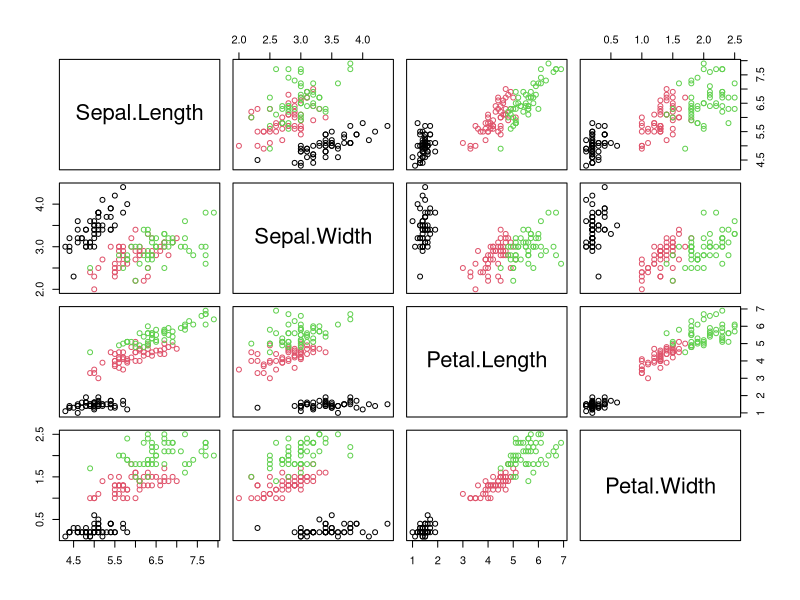
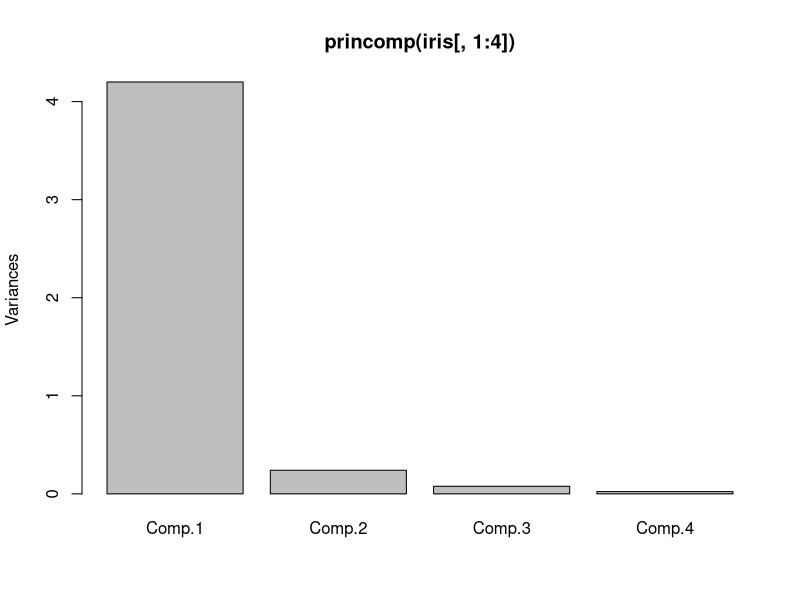
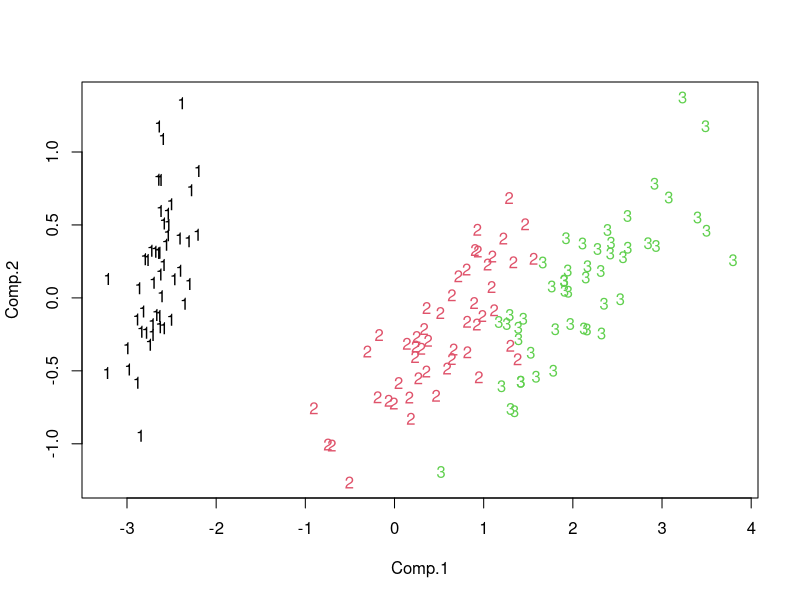

These charts were generated, in order, by the following R code:

data(iris)
head(iris)

## Base de datos la trae R, solo hay que “llamarla” son una muestra de 3 especies de iris y 4 variables 

## gráficos de dispersión para revisar que estén correlacionados los datos y distinguir cada especie
pairs(iris[,1:4],col=as.numeric(iris$Species) ) 
iris


###observar las varianzas  y las correlaciones más grandes
cor(iris[,1:4])
var( iris[,1:4])


## con esta instrucción generan los componentes, lo primero que muestra son los “lamdas”, los valores propios
princomp(iris[,1:4])


### princomp(iris[,1:4],cor=T) 
##  en caso de tener que usar la matriz de correlación. Se usa la matriz de correlación cuando las magnitudes de la variables son diferentes, por ejemplo una variable puede manejar por centajes y la otra puede ser el tamaño de población, lo pueden observer cuando tenemos valores de covarianza muy “grandes”
# tabla de análisis arrojado por R. Ahí viene la proporción de varianza explicada
summary(princomp(iris[,1:4]))


# la siguiente instrucción da el “peso” que tiene cada variable en cada componente 
prcomp(iris[,1:4])


# la siguiente instrucción es para ver gráficamente cada valor propio (revisen para que les sirve)
screeplot(princomp(iris[,1:4]))


# a continuación se muestra la transformación que se obtiene de los datos originales al aplicarlos en los componentes (nuevas variables) en este caso solo se muestra el componente uno y dos
princomp(iris[,1:4])$scores[,1:2]


#En la siguiente grafica lo que se está haciendo es graficar los valores anteriores. Los valores de 1,2 y 3, es la especie de iris correspondiente, esta grafica sirve para ver outlier, grupos y la relación con los componentes que tiene cada “individuo”
plot(princomp(iris[,1:4])$scores[,1:2],type="n")
text(princomp(iris[,1:4])$scores[,1:2],labels=as.numeric(iris$Species),col=as.numeric(iris$Species))
